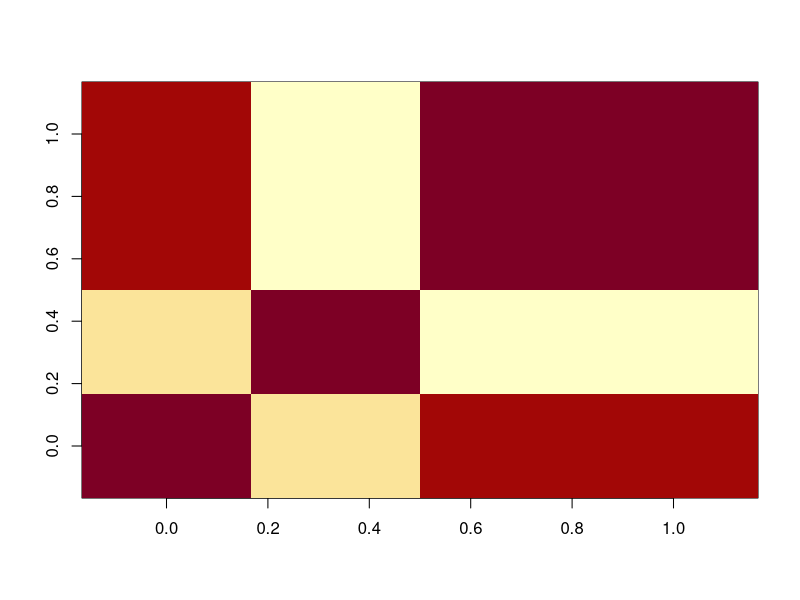
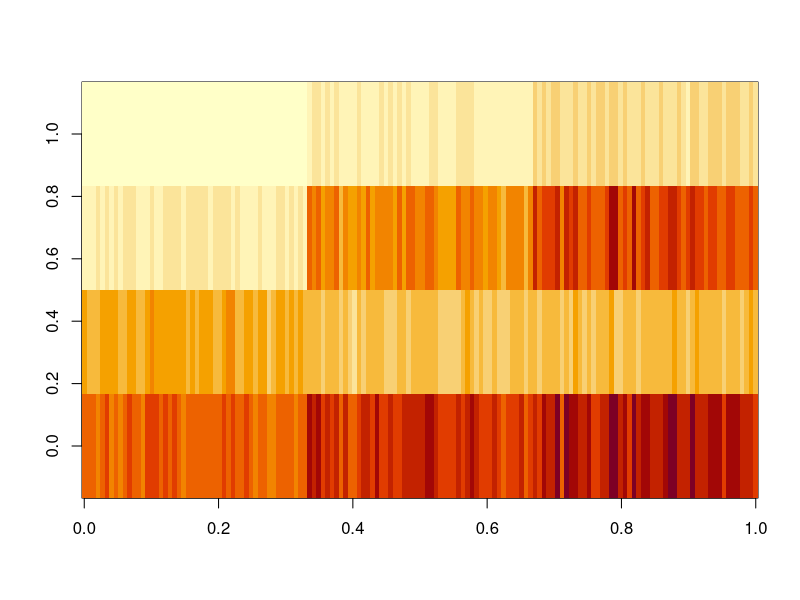
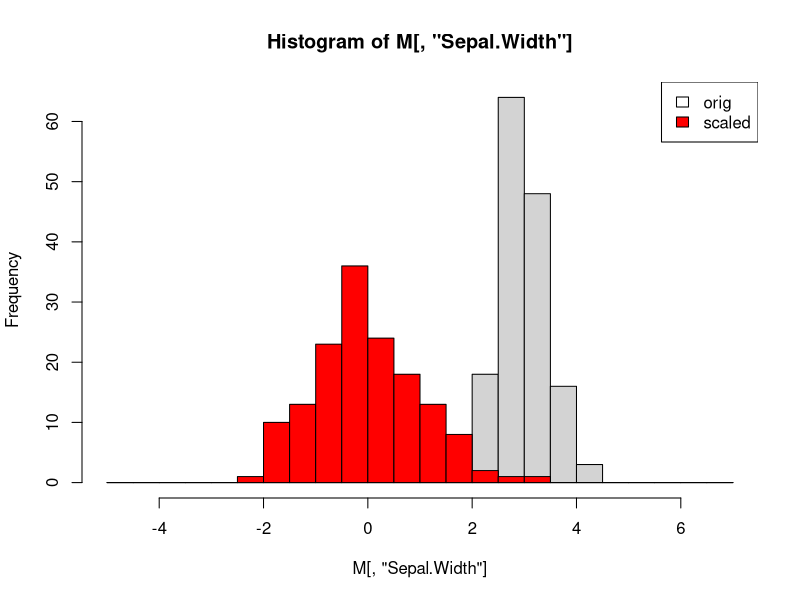
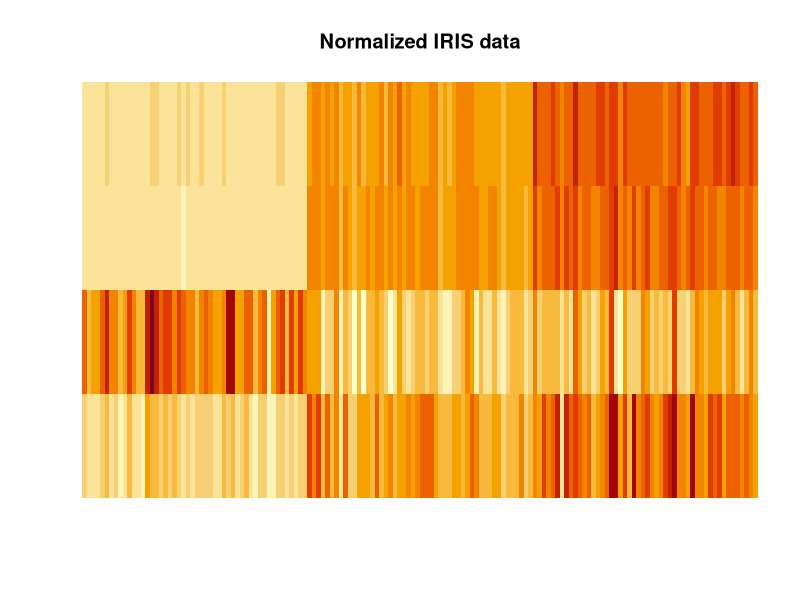
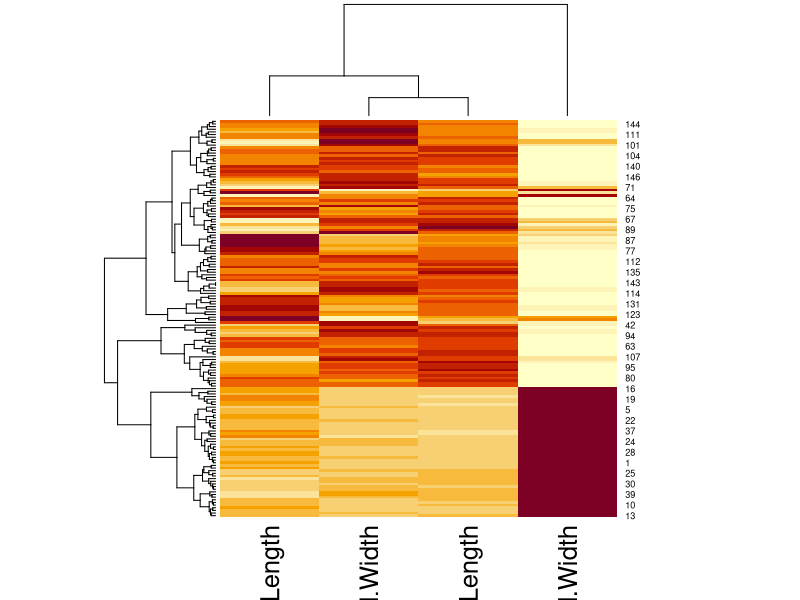
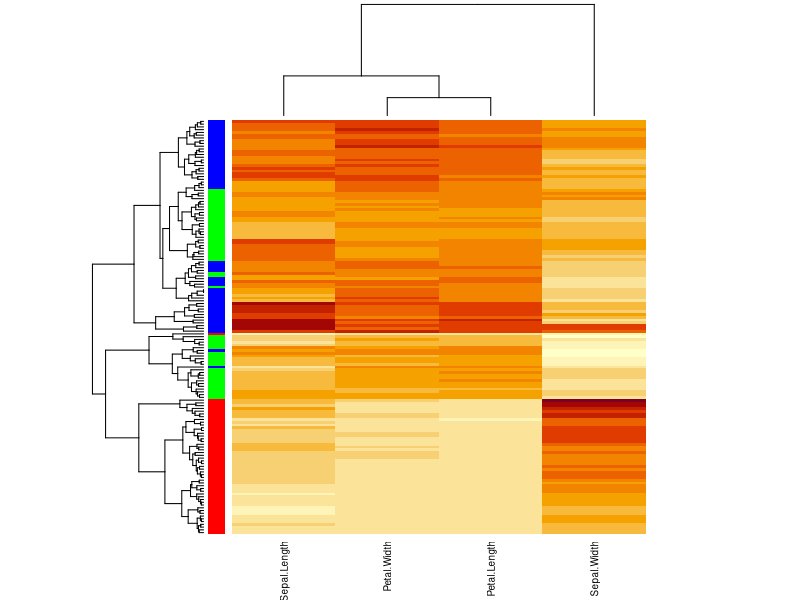
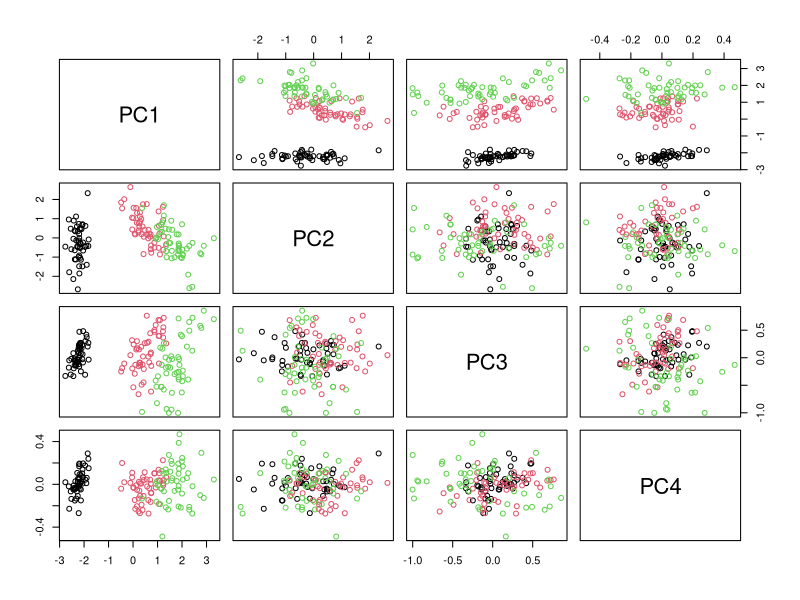
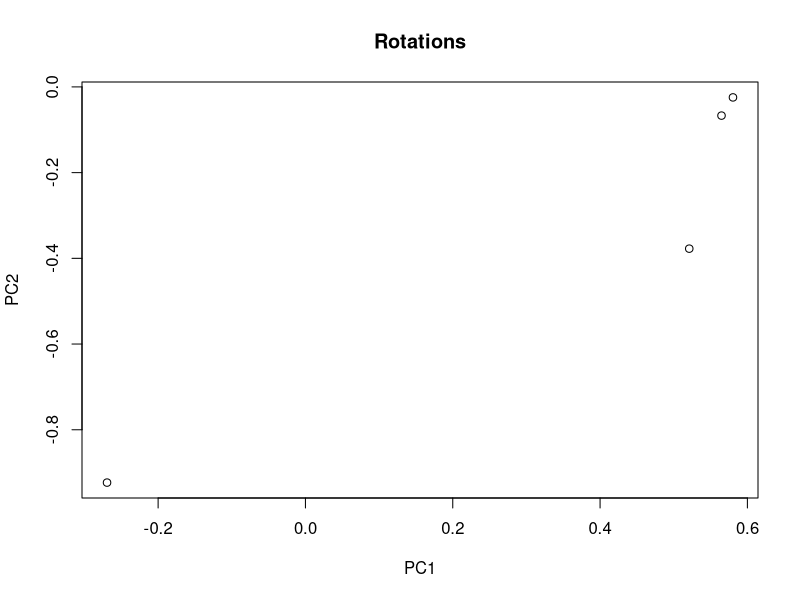

Generate these figures, in order, with R:
## ---- chunk 1
niris=iris[,-5]
C=cor(niris)
C
image(C)
## ---- chunk 2
M=as.matrix(niris)
image(M)
## ---- chunk 3
M=as.matrix(niris)
S=scale(M)            # scales column-wise
br=seq(-5,7,by=0.5)   # set common break points for the histograms below
hist(M[,"Sepal.Width"], breaks = br)
hist(S[,"Sepal.Width"], breaks = br, add=TRUE, col="red")      # add histogram to current plot
legend("topright", c("orig","scaled"), fill=c("white", "red"))

image(S,main="Normalized IRIS data", axes=FALSE)              # as before, suppress axes

#add axes flexibly
#axis(4,at=seq(0,1,length.out=ncol(S)), labels=colnames(S), las=2) # Understand this command
## ---- chunk 4
heatmap(S)
## ---- chunk 5
cols <- rainbow(3)[iris$Species]  # understand how color is defined
heatmap(S,scale="none", RowSideColors=cols,labRow=FALSE, cexCol=0.9)
## ---- chunk 6
pdf("../data/heatmap.pdf") # similar for jpeg, png, ...
heatmap(M,scale="col", RowSideColors=cols,labRow=FALSE, cexCol=0.9)
dev.off()  # close device = pdf file
## ---- chunk 7
D=as.matrix(iris[,-5])     # numerical data, some operations below require matrices not data frames (%*%)
s=iris[,5]                 # species attributes (factor)
## ---- chunk 8
pca=prcomp(D, scale=TRUE)
## ---- chunk 9
R=pca$rotation  # rotation matrix
S=pca$x         # score matrix = rotated scaled data matrix = Ds %*% R
pairs(S, col=s) # 
plot(R[,1:2], main="Rotations")
# covariance matrix of scores is diagonal (by design)
# --> principal components are uncorrelated
CS=cov(S)   # = t(S) %*% S / (nrow(S) - 1)
CS
## ---- chunk 10
plot(S[,1:2],pch=21, bg=s)  # score-plot
## ---- chunk 11
biplot(pca, pc.biplot = TRUE) 
